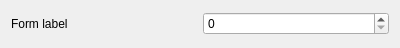
<?xml version="1.0" encoding="UTF-8"?>
<ui version="4.0">
 <class>Integer</class>
 <widget class="QWidget" name="Integer">
  <property name="geometry">
   <rect>
    <x>0</x>
    <y>0</y>
    <width>400</width>
    <height>48</height>
   </rect>
  </property>
  <property name="minimumSize">
   <size>
    <width>400</width>
    <height>0</height>
   </size>
  </property>
  <property name="maximumSize">
   <size>
    <width>475</width>
    <height>16777215</height>
   </size>
  </property>
  <property name="windowTitle">
   <string>Integer</string>
  </property>
  <layout class="QHBoxLayout" name="horizontalLayout">
   <item>
    <widget class="QLabel" name="label">
     <property name="text">
      <string>Form label</string>
     </property>
    </widget>
   </item>
   <item>
    <widget class="QSpinBox" name="field"/>
   </item>
  </layout>
 </widget>
 <resources/>
 <connections/>
</ui>
